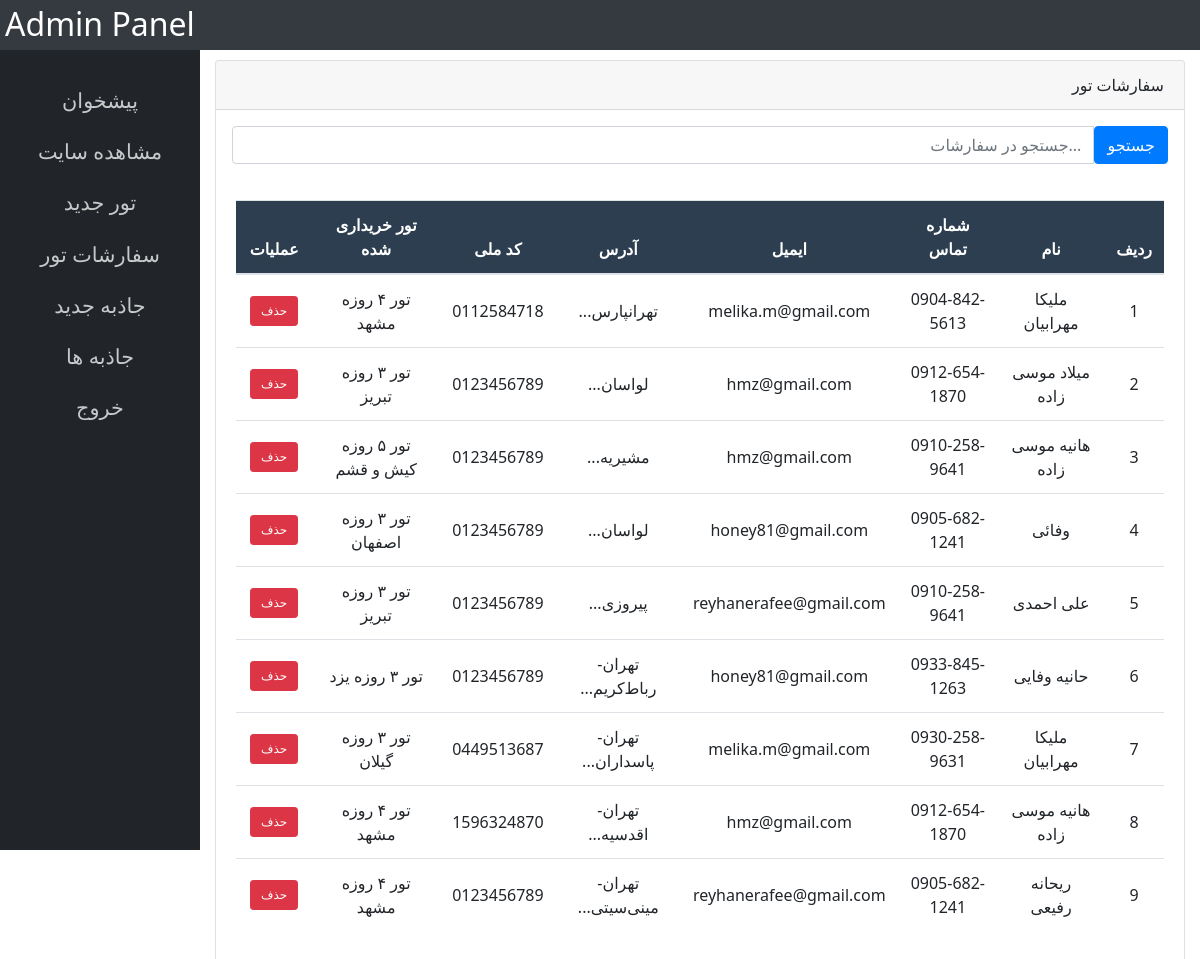
/panel-admin/orders.php, run on the app's committed database.
### tables this page shows
CREATE TABLE `orders` (
  `o_id` int(11) NOT NULL,
  `name` varchar(100) NOT NULL,
  `email` varchar(100) NOT NULL,
  `phone` varchar(11) NOT NULL,
  `address` text NOT NULL,
  `code` varchar(20) NOT NULL,
  `t_id` int(11) DEFAULT NULL,
  `user_id` int(11) DEFAULT NULL,
  `travelers` int(11) DEFAULT 1,
  `notes` text DEFAULT NULL,
  `travel_date` varchar(10) DEFAULT NULL,
  `total_price` int(11) DEFAULT NULL,
  `tracking_code` varchar(50) DEFAULT NULL,
  `status` enum('pending','paid','cancelled') DEFAULT 'pending',
  `payment_date` timestamp NULL DEFAULT NULL,
  `payment_method` varchar(50) DEFAULT NULL,
  `card_number_last4` varchar(4) DEFAULT NULL,
  `created_at` timestamp NOT NULL DEFAULT current_timestamp()
);

CREATE TABLE `tours` (
  `t_id` int(11) NOT NULL,
  `title` varchar(100) NOT NULL,
  `description` text NOT NULL,
  `image_path` varchar(255) DEFAULT NULL,
  `price` varchar(100) NOT NULL,
  `updated_at` datetime DEFAULT NULL
);

### panel-admin/orders.php (the view, shortened to what this page needs)
<!DOCTYPE html>
<html lang="en" >
<head>
    <link rel="stylesheet" href="css/bootstrap.min.css">
    <link rel="stylesheet" href="style.css">
</head>
<body>
<nav class="nav top-bar">
    <h2 class="float-left">Admin Panel</h2>
</nav>
<div class="container-fluid">
    <div class="row admin-panel">
        <div class="col-2">
            <div class="list-item">
                <a href="index.php">پیشخوان</a>
                <a href="../index.php">مشاهده سایت</a>
                <a href="add-new-tour.html">تور جدید</a>
                <a href="orders.php">سفارشات تور</a>
                <a href="add-new-jazebe.html">جاذبه جدید</a>
                <a href="jazebeha.php">جاذبه ها</a>
                <a href="../php/logout.php">خروج</a>
            </div>
        </div>
        <div class="col-10">
            <div class="card mb-3">
                <div class="card-header">
                    سفارشات تور
                </div>
                <form action="orders.php" method="get" class="p-3">
                    <div class="input-group">
                        <input type="text" placeholder="جستجو در سفارشات..." name="search"
                               class="form-control text-end"
                               value="<?php echo isset($_GET['search']) ? htmlspecialchars($_GET['search']) : ''; ?>">
                        <button class="btn btn-primary" type="submit">جستجو</button>
                    </div>
                </form>
                <div class="card-body">
                    <div class="table-responsive">
                        <table class="table table-hover" style="direction: rtl">
                            <thead>
                                <tr>
                                    <th>ردیف</th>
                                    <th>نام</th>
                                    <th>شماره تماس</th>
                                    <th>ایمیل</th>
                                    <th>آدرس</th>
                                    <th>کد ملی</th>
                                    <th>تور خریداری شده</th>
                                    <th>عملیات</th>
                                </tr>
                            </thead>
                            <tbody>
                                <?php
                                $servername = "localhost";
                                $username = "root";
                                $password = "";
                                $dbname = "my_tourist_db";
                                $conn = new mysqli($servername, $username, $password, $dbname);
                                $conn->set_charset("utf8");
                                $sql = "SELECT orders.*, tours.title as tour_title
                                        FROM orders
                                        LEFT JOIN tours ON orders.t_id = tours.t_id";
                                $sql .= " ORDER BY orders.o_id DESC";
                                $result = $conn->query($sql);
                                if ($result && $result->num_rows > 0) {
                                    $counter = 1;
                                    while($row = $result->fetch_assoc()) {
                                        echo "<tr>";
                                        echo "<td>" . $counter . "</td>";
                                        echo "<td>" . htmlspecialchars($row['name']) . "</td>";
                                        echo "<td>" . htmlspecialchars($row['phone']) . "</td>";
                                        echo "<td>" . htmlspecialchars($row['email']) . "</td>";
                                        echo "<td>" . htmlspecialchars(substr($row['address'], 0, 30)) . "...</td>";
                                        echo "<td>" . htmlspecialchars($row['code']) . "</td>";
                                        echo "<td>" . htmlspecialchars($row['tour_title'] ?? 'ناشناخته') . "</td>";
                                        echo "<td>";
                                        echo "<div class='action-buttons'>";
                                        echo "<a href='delete_order.php?id=" . $row['o_id'] . "' class='btn btn-danger btn-sm'
                                               onclick='return confirm(\"آیا از حذف این سفارش مطمئن هستید؟\")'>حذف</a>";
                                        echo "</div>";
                                        echo "</td>";
                                        echo "</tr>";
                                        $counter++;
                                    }
                                }
                                ?>
                            </tbody>
                        </table>
                    </div>
                </div>
            </div>
        </div>
    </div>
</div>
</body>
</html>

### panel-admin/style.css (style rules this page uses)
* { margin: 0; padding: 0; }
.top-bar { background: #343a40; color: #ffffff; height: 50px; }
nav h2 { padding: 5px; }
.admin-panel { height: auto; }
.admin-panel .col-2 { padding: 15px; height: 800px; background: #212529; font-size: 1.3rem; text-decoration: none; }
.admin-panel .col-10 { display: block; text-align: end; margin-top: 10px; }
.admin-panel .col-10 form input , .admin-panel .col-10 form textarea, .admin-panel .col-10 form select { text-align: end; }
.admin-panel .col-2 .list-item a { display: block; text-align: center; margin-top: 20px; color: rgba(255, 255, 255, 0.75); }
.table td, .table th { vertical-align: middle; text-align: center; }

### panel-admin/orders.php (style rules this page uses)
body { font-family: 'Segoe UI', Tahoma, Geneva, Verdana, sans-serif; }
.table th { background-color: #2c3e50; color: white; text-align: center; }
.table td { text-align: center; vertical-align: middle; }
.action-buttons .btn { margin: 2px; font-size: 12px; padding: 5px 10px; }

### data on the page
orders: name "ملیکا مهرابیان", email "melika.m@gmail.com", address "تهرانپارس", code "0112584718", t.title "تور ۴ روزه مشهد"
orders: name "میلاد موسی زاده", email "hmz@gmail.com", address "لواسان", code "0123456789", t.title "تور ۳ روزه تبریز"
orders: name "هانیه موسی زاده", email "hmz@gmail.com", address "مشیریه", code "0123456789", t.title "تور ۵ روزه کیش و قشم"
orders: name "وفائی", email "honey81@gmail.com", address "لواسان", code "0123456789", t.title "تور ۳ روزه اصفهان"
orders: name "علی احمدی", email "reyhanerafee@gmail.com", address "پیروزی", code "0123456789", t.title "تور ۳ روزه تبریز"
orders: name "حانیه وفایی", email "honey81@gmail.com", address "تهران-رباط‌کریم", code "0123456789", t.title "تور ۳ روزه یزد"
orders: name "ملیکا مهرابیان", email "melika.m@gmail.com", address "تهران-پاسداران", code "0449513687", t.title "تور ۳ روزه گیلان"
orders: name "هانیه موسی زاده", email "hmz@gmail.com", address "تهران-اقدسیه", code "1596324870", t.title "تور ۴ روزه مشهد"
orders: name "ریحانه رفیعی", email "reyhanerafee@gmail.com", address "تهران-مینی‌سیتی", code "0123456789", t.title "تور ۴ روزه مشهد"
